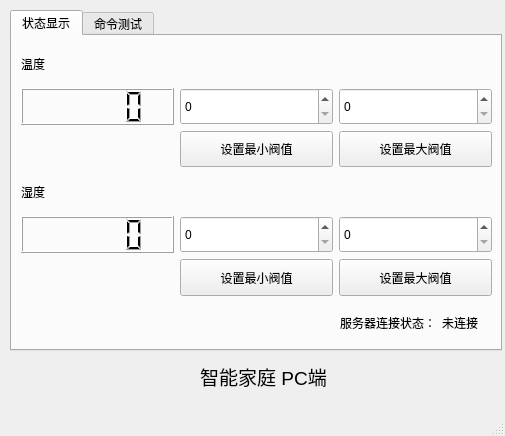
<?xml version="1.0" encoding="UTF-8"?>
<ui version="4.0">
 <class>MainWindow</class>
 <widget class="QMainWindow" name="MainWindow">
  <property name="geometry">
   <rect>
    <x>0</x>
    <y>0</y>
    <width>505</width>
    <height>436</height>
   </rect>
  </property>
  <property name="windowTitle">
   <string>SMART HOME CLIENT</string>
  </property>
  <widget class="QWidget" name="centralwidget">
   <widget class="QTabWidget" name="tabWidget">
    <property name="geometry">
     <rect>
      <x>10</x>
      <y>10</y>
      <width>492</width>
      <height>341</height>
     </rect>
    </property>
    <property name="sizePolicy">
     <sizepolicy hsizetype="Expanding" vsizetype="Expanding">
      <horstretch>1</horstretch>
      <verstretch>1</verstretch>
     </sizepolicy>
    </property>
    <property name="maximumSize">
     <size>
      <width>492</width>
      <height>341</height>
     </size>
    </property>
    <property name="focusPolicy">
     <enum>Qt::StrongFocus</enum>
    </property>
    <property name="autoFillBackground">
     <bool>false</bool>
    </property>
    <property name="currentIndex">
     <number>0</number>
    </property>
    <widget class="QWidget" name="tab_3">
     <attribute name="title">
      <string>状态显示</string>
     </attribute>
     <widget class="QLabel" name="status_label">
      <property name="geometry">
       <rect>
        <x>430</x>
        <y>280</y>
        <width>36</width>
        <height>14</height>
       </rect>
      </property>
      <property name="sizePolicy">
       <sizepolicy hsizetype="Expanding" vsizetype="Expanding">
        <horstretch>0</horstretch>
        <verstretch>0</verstretch>
       </sizepolicy>
      </property>
      <property name="text">
       <string>未连接</string>
      </property>
     </widget>
     <widget class="QLabel" name="label_3">
      <property name="geometry">
       <rect>
        <x>328</x>
        <y>280</y>
        <width>96</width>
        <height>14</height>
       </rect>
      </property>
      <property name="sizePolicy">
       <sizepolicy hsizetype="Expanding" vsizetype="Expanding">
        <horstretch>0</horstretch>
        <verstretch>0</verstretch>
       </sizepolicy>
      </property>
      <property name="text">
       <string>服务器连接状态：</string>
      </property>
     </widget>
     <widget class="QWidget" name="layoutWidget">
      <property name="geometry">
       <rect>
        <x>320</x>
        <y>280</y>
        <width>151</width>
        <height>16</height>
       </rect>
      </property>
      <layout class="QHBoxLayout" name="horizontalLayout"/>
     </widget>
     <widget class="QWidget" name="layoutWidget">
      <property name="geometry">
       <rect>
        <x>9</x>
        <y>9</y>
        <width>471</width>
        <height>251</height>
       </rect>
      </property>
      <layout class="QGridLayout" name="gridLayout">
       <item row="0" column="0">
        <widget class="QLabel" name="label">
         <property name="sizePolicy">
          <sizepolicy hsizetype="Expanding" vsizetype="Expanding">
           <horstretch>0</horstretch>
           <verstretch>0</verstretch>
          </sizepolicy>
         </property>
         <property name="text">
          <string>温度</string>
         </property>
        </widget>
       </item>
       <item row="1" column="0">
        <widget class="QLCDNumber" name="lcdNum_temp">
         <property name="sizePolicy">
          <sizepolicy hsizetype="Expanding" vsizetype="Expanding">
           <horstretch>0</horstretch>
           <verstretch>0</verstretch>
          </sizepolicy>
         </property>
        </widget>
       </item>
       <item row="1" column="1">
        <widget class="QSpinBox" name="spinBox_temp_min">
         <property name="sizePolicy">
          <sizepolicy hsizetype="Expanding" vsizetype="Expanding">
           <horstretch>0</horstretch>
           <verstretch>0</verstretch>
          </sizepolicy>
         </property>
        </widget>
       </item>
       <item row="1" column="2">
        <widget class="QSpinBox" name="spinBox_temp_max">
         <property name="sizePolicy">
          <sizepolicy hsizetype="Expanding" vsizetype="Expanding">
           <horstretch>0</horstretch>
           <verstretch>0</verstretch>
          </sizepolicy>
         </property>
        </widget>
       </item>
       <item row="2" column="1">
        <widget class="QPushButton" name="pushButton_temp_min">
         <property name="sizePolicy">
          <sizepolicy hsizetype="Expanding" vsizetype="Expanding">
           <horstretch>0</horstretch>
           <verstretch>0</verstretch>
          </sizepolicy>
         </property>
         <property name="text">
          <string>设置最小阀值</string>
         </property>
        </widget>
       </item>
       <item row="2" column="2">
        <widget class="QPushButton" name="pushButton_temp_max">
         <property name="sizePolicy">
          <sizepolicy hsizetype="Expanding" vsizetype="Expanding">
           <horstretch>0</horstretch>
           <verstretch>0</verstretch>
          </sizepolicy>
         </property>
         <property name="text">
          <string>设置最大阀值</string>
         </property>
        </widget>
       </item>
       <item row="3" column="0">
        <widget class="QLabel" name="label_2">
         <property name="sizePolicy">
          <sizepolicy hsizetype="Expanding" vsizetype="Expanding">
           <horstretch>0</horstretch>
           <verstretch>0</verstretch>
          </sizepolicy>
         </property>
         <property name="text">
          <string>湿度</string>
         </property>
        </widget>
       </item>
       <item row="4" column="0">
        <widget class="QLCDNumber" name="lcdNum_humi">
         <property name="sizePolicy">
          <sizepolicy hsizetype="Expanding" vsizetype="Expanding">
           <horstretch>0</horstretch>
           <verstretch>0</verstretch>
          </sizepolicy>
         </property>
        </widget>
       </item>
       <item row="4" column="1">
        <widget class="QSpinBox" name="spinBox_humi_min">
         <property name="sizePolicy">
          <sizepolicy hsizetype="Expanding" vsizetype="Expanding">
           <horstretch>0</horstretch>
           <verstretch>0</verstretch>
          </sizepolicy>
         </property>
        </widget>
       </item>
       <item row="4" column="2">
        <widget class="QSpinBox" name="spinBox_humi_max">
         <property name="sizePolicy">
          <sizepolicy hsizetype="Expanding" vsizetype="Expanding">
           <horstretch>0</horstretch>
           <verstretch>0</verstretch>
          </sizepolicy>
         </property>
        </widget>
       </item>
       <item row="5" column="1">
        <widget class="QPushButton" name="pushButton_humi_min">
         <property name="sizePolicy">
          <sizepolicy hsizetype="Expanding" vsizetype="Expanding">
           <horstretch>0</horstretch>
           <verstretch>0</verstretch>
          </sizepolicy>
         </property>
         <property name="text">
          <string>设置最小阀值</string>
         </property>
        </widget>
       </item>
       <item row="5" column="2">
        <widget class="QPushButton" name="pushButton_humi_max">
         <property name="sizePolicy">
          <sizepolicy hsizetype="Expanding" vsizetype="Expanding">
           <horstretch>0</horstretch>
           <verstretch>0</verstretch>
          </sizepolicy>
         </property>
         <property name="text">
          <string>设置最大阀值</string>
         </property>
        </widget>
       </item>
      </layout>
     </widget>
    </widget>
    <widget class="QWidget" name="tab">
     <attribute name="title">
      <string>命令测试</string>
     </attribute>
     <layout class="QGridLayout" name="gridLayout_3">
      <item row="0" column="0">
       <widget class="QLabel" name="label_4">
        <property name="text">
         <string>状态输出</string>
        </property>
       </widget>
      </item>
      <item row="1" column="0" colspan="3">
       <widget class="QTextEdit" name="infoPad"/>
      </item>
      <item row="2" column="1">
       <widget class="QPushButton" name="pushButton_conn">
        <property name="text">
         <string>连接服务器</string>
        </property>
       </widget>
      </item>
      <item row="2" column="2">
       <widget class="QPushButton" name="searchButton">
        <property name="text">
         <string>查找服务器</string>
        </property>
       </widget>
      </item>
      <item row="3" column="1">
       <widget class="QPushButton" name="pushButton_discon">
        <property name="text">
         <string>断开服务器</string>
        </property>
       </widget>
      </item>
      <item row="2" column="0">
       <widget class="QPushButton" name="pushButton_open_light">
        <property name="text">
         <string>开灯</string>
        </property>
       </widget>
      </item>
      <item row="3" column="0">
       <widget class="QPushButton" name="pushButton">
        <property name="text">
         <string>关灯</string>
        </property>
       </widget>
      </item>
     </layout>
    </widget>
   </widget>
   <widget class="QLabel" name="label_5">
    <property name="geometry">
     <rect>
      <x>43</x>
      <y>361</y>
      <width>441</width>
      <height>31</height>
     </rect>
    </property>
    <property name="font">
     <font>
      <pointsize>14</pointsize>
     </font>
    </property>
    <property name="text">
     <string>智能家庭 PC端</string>
    </property>
    <property name="alignment">
     <set>Qt::AlignCenter</set>
    </property>
   </widget>
  </widget>
  <widget class="QMenuBar" name="menubar">
   <property name="geometry">
    <rect>
     <x>0</x>
     <y>0</y>
     <width>505</width>
     <height>25</height>
    </rect>
   </property>
  </widget>
  <widget class="QStatusBar" name="statusbar"/>
 </widget>
 <resources/>
 <connections/>
</ui>
